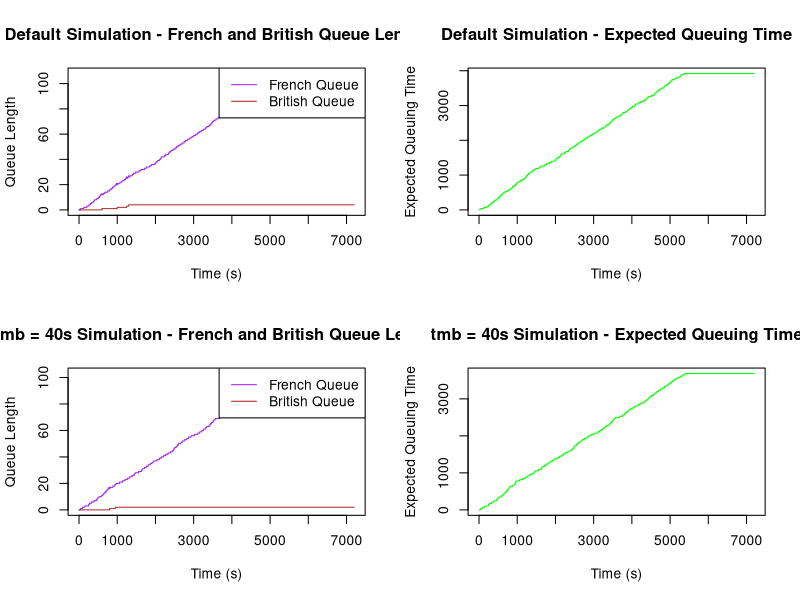

Write the R code that produced this figure.
#--------------------#
#    Practical 2     #
#--------------------#

# ------- Group Introduction ------- #

# The following members form Group 27:
#   1. Anagha - S2596158 (30%)
#   2. Anjali - S2580177 (37%)
#   3. Navya  - S2602687 (33%)

# Contribution of each member:
# We collectively decided this distribution of questions. Anjali generated the qsim 
# function to obtain nb and nf vectors. Navya generated the qsim function to obtain
# the eq vector and estimated the probability of atleast one car missing the ferry
# departure. Anagha produced the 4-panel plot.

# ------- Overview of the project ------- #

# This practical involves simulating the flow of cars through French 
# and British passport control at a French ferry terminal in the context 
# of managing queues. The simulation is designed to model a 2-hour period 
# before a ferry departure.

# Define a function, qsim, with various parameters to simulate the queue system
qsim <- function(mf,mb,a.rate,trb,trf,tmb,tmf,maxb) {
  # Initialize variables for simulation of 2 hours
  # To track the average French and British queue length at each time step
  # And to track the average expected waiting time for a car at the 
  # start of the french queue for each time step
  simulation_time <- 7200
  check_in_closing_time <- 5400 #Check-in closes 30 min before departure
  nf <- numeric(simulation_time)
  nb <- numeric(simulation_time)
  eq <- numeric(simulation_time)
  total_french_queue <- 0
  total_british_queue <- 0
  french_queues <- rep(0, mf)
  british_queues <- rep(0, mb)
  total_british_cars <- 0
  time <- 0
  
  # Generating a binary vector to represent car arrivals based on the given 
  # arrival rate. This is done with the help of random binomial distribution 
  # function, which will only take 0 and 1 values.
  car_arriving <- c(rbinom(check_in_closing_time, size = 1, prob = a.rate))
  # Identifying the time when a car arrives, i.e. when the above vector is 1
  arrival_time <- which(car_arriving == 1)
  # The total number of cars arriving in the time-window.
  n_cars <- length(arrival_time)
  # The processing time at a British passport station is given by a random time
  # in the uniform distribution between tmb and tmb+trb
  process_time_b <- round(runif(n_cars, min = tmb, max = tmb + trb))
  # Similarly for a French station, it is uniformly distributed between
  # tmf and tmf+trf
  # we are taking a round number because we are simulating over each second
  process_time_f <- round(runif(n_cars, min = tmf, max = tmf + trf))
  #The depart-time from French station 
  depart_time_from_f <- rep(0,n_cars)
  depart_time_from_b <- rep(0,n_cars)
 
  # Iterating through each second in the time simulation period
  for (second in 1:simulation_time) {
    for (i in 1:n_cars) {
      # If the car arrives at this second, then it goes into the french queue
      if (second <= check_in_closing_time) {
        # We have to check if it arrived before the check-in closing time
        if (second == arrival_time[i]) {
          # The car selects the shortest queue by checking the minimum queue length
          french_queues[which.min(french_queues)] <- french_queues[which.min(french_queues)] + 1
          total_french_queue <- total_french_queue + 1 
        }
      }
    }
    
    for (i in 1:mf) {
      if (french_queues[i] > 0) {
        # the car has to wait for other cars in front of the queue to be processed
        depart_time_from_f[i] <- (french_queues[i]-1)*((2*tmf+trf)/2)
        if (second == depart_time_from_f[i]) {
          # Checking if a car can leave the french queue to join the British 
          # queue after it is done processing
          # There is a maximum number of cars, a British queue can hold,
          # which is given by maxb
          if (total_british_cars < maxb) {
            # If the condition is satisfied, car leaves the French queue
            french_queues[i] <- french_queues[i] - 1
            total_french_queue <- total_french_queue - 1
            # and joins the british queue, again by selecting the shortest one
            british_queues[which.min(british_queues)] <- british_queues[which.min(british_queues)] + 1
            total_british_cars <- total_british_cars + 1
            total_british_queue <- total_british_queue + 1
          } else {
            # The depart time from f increases by 1 for every second it has to wait
            depart_time_from_f[i] <- depart_time_from_f[i] + 1
          }
        }
      }
    }
    
    # When the car is processed from a British queue, it can leave the 
    # queue for its ferry ahead
    for (i in 1:mb) {
      if (british_queues[i] > 0) {
        depart_time_from_b[i] <- (british_queues[i]-1)*((2*tmb+trb)/2)
        if (second == depart_time_from_b[i]) {
          british_queues[i] <- british_queues[i] - 1
          total_british_cars <- total_british_cars - 1
          total_british_queue <- total_british_queue - 1
        }
      }
    }
    
    # Here we store the average french queue length at each second
    nf[second] <- round((sum(total_french_queue))/mf, 0)
    # And the average british queue length at each second
    nb[second] <- round((sum(total_british_queue))/mb, 0)
    # We are also storing the average expected waiting time for a car at the 
    # start of the french queue for each second
    eq[second] <- (nf[second]*0.5*(tmf+trf)) +(nb[second]*0.5*(tmb +trb))
  }
  
  # Return results as a list
  result <- list(nf=nf,nb=nb,eq=eq)
  return(result)
}

# Running the simulation
results <- qsim(mf=5,mb=5,a.rate=0.1,trb=40,trf=40,tmb=30,tmf=30,maxb=20)

# 4 panel 2 row, 2 column plot
results_tmb_40 <- qsim(mf=5,mb=5,a.rate=0.1,trb=40,trf=40,tmb=40,tmf=30,maxb = 20)
par(mfrow = c(2, 2))

# Plot 1: French and British queue lengths change over time - Default Simulation
#Using plot() we first plot the change of French queue first
plot(results$nf, type = 'l', xlab = 'Time (s)', ylab = 'Queue Length', main = 'Default Simulation - French and British Queue Length', col = 'purple')
#Now plotting change in British queue length
lines(results$nb, col = 'brown')
legend('topright', legend = c('French Queue', 'British Queue'), col = c('purple', 'brown'), lty = 1)

# Plot 2: Expected queuing time changes over time - Default Simulation
#We use eq vector to plot this
plot(results$eq, type = 'l', xlab = 'Time (s)', ylab = 'Expected Queuing Time', main = 'Default Simulation - Expected Queuing Time', col = 'green')

# Plot 3: French and British queue lengths for the tmb set to 40 seconds simulation
#First plotting change in French Queue length with new tmb=40
plot(results_tmb_40$nf, type = 'l', xlab = 'Time (s)', ylab = 'Queue Length', main = 'tmb = 40s Simulation - French and British Queue Length', col = 'purple')
#Now plotting change in British queue length with new tmb=40
lines(results_tmb_40$nb, col = 'brown')
legend('topright', legend = c('French Queue', 'British Queue'), col = c('purple', 'brown'), lty = 1)

# Plot 4: Expected queuing time changes over time - tmb set to 40 seconds 
plot(results_tmb_40$eq, type = 'l', xlab = 'Time (s)', ylab = 'Expected Queuing Time', main = 'tmb = 40s Simulation - Expected Queuing Time', col = 'green')


# redefining function with 100 runs to calculate the probability of at least one car missing the ferry departure:
probability_sim <- function(mf, mb, a.rate, trb, trf, tmb, tmf, maxb, qsim_running = 100) {
  
  #initializing the variable of number of cars that have missed the ferry departure as zero.
  ferry_missed <- 0
  
  #starting the simulation runs(100)
  for (i in 1:qsim_running) {
    #storing the initial results of the simulation
    result_sim <- qsim(mf, mb, a.rate, trb, trf, tmb, tmf, maxb)
    
    # checking if a car has missed the ferry in each run of the for-loop w.r.t to the simulation results.
    #using the max. function to satisfy the atleast condition 
    #while checking the queues with maximum no. of cars (considering the last car of those in the british queues).
    if (max(result_sim$nb) > 0) {
      #missed(last) car will be counted if the above condition is met.
      ferry_missed <- ferry_missed + 1
    }
  }
  #no. of cars that misses ferry out of 100 simulation runnings.
  probability_sim <- (ferry_missed / qsim_running)
  
  return(probability_sim)
}

# incorporating the defined function into variable 'missed_ferry_probability'.
missed_ferry_probability <- probability_sim(mf = 5, mb = 5, a.rate = 0.1, trb = 40, trf = 40, tmb = 30, tmf = 30, maxb = 20)

#displaying the calculated probability
cat("Probability of at least 1 car missing the ferry departure (for 100 runs consideration):", missed_ferry_probability, "\n")

# Thank you for going through our project. 

#################
#   THANK YOU   #
#################